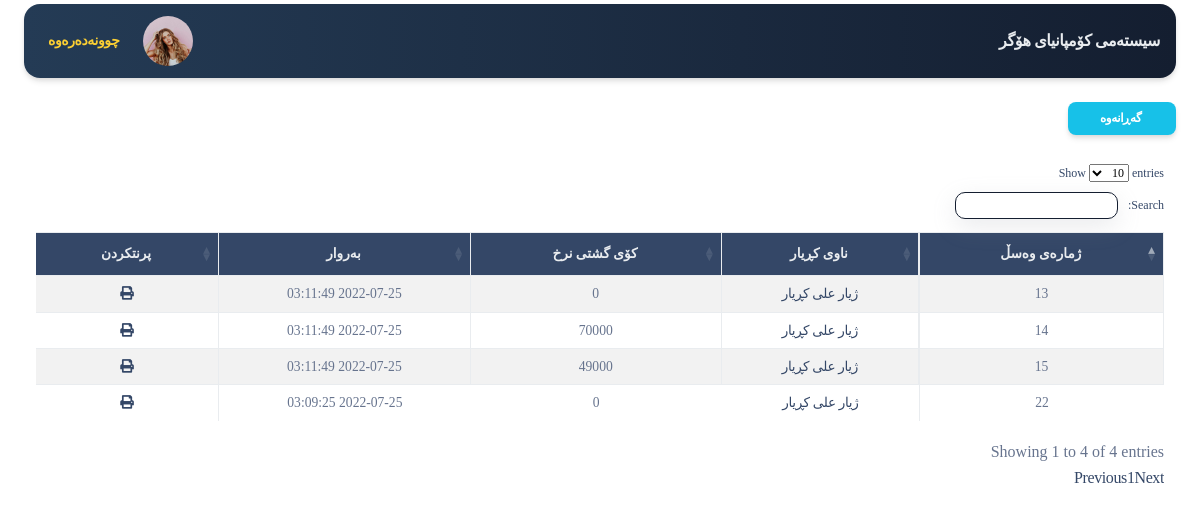
The page /app/sale_3alaf.php (signed in) on the database its author committed.
### tables this page shows
CREATE TABLE `system` (
  `id` int(11) NOT NULL,
  `name` text NOT NULL,
  `avatar` text NOT NULL
);

CREATE TABLE `invoice` (
  `id` int(11) NOT NULL,
  `date` timestamp NOT NULL DEFAULT current_timestamp() ON UPDATE current_timestamp(),
  `price` int(255) NOT NULL,
  `type` varchar(255) NOT NULL,
  `note` text NOT NULL,
  `status` int(11) NOT NULL DEFAULT 1,
  `dealer_id` int(255) NOT NULL,
  `customer_id` int(11) NOT NULL DEFAULT 1
);

CREATE TABLE `customer` (
  `id` int(11) NOT NULL,
  `name` varchar(255) NOT NULL,
  `phone` varchar(11) NOT NULL,
  `address` varchar(255) NOT NULL,
  `work_place` varchar(100) NOT NULL,
  `note` text NOT NULL,
  `currency_type` varchar(255) NOT NULL
);

### server/helper.php (called while the page is built, shortened)
<?php
include_once("conn.php");
?>
<?php
function getdata($sql) {
	global $conn;
	$get =  mysqli_query($conn,$sql);
	$result = mysqli_fetch_assoc($get);
	return $result;
}
function show($sql) {
	global $conn;
	$get =  mysqli_query($conn,$sql);
	$result=[];
	while ($row=mysqli_fetch_assoc($get)) {
		$result[]=$row;
	}
	return $result;
}

### app/sale_3alaf.php (the view, shortened to what this page needs)
<?php require_once('header.php'); ?>
<div class="container-fluid mt-4">
<a href="sale.php" class="btn btn-sm btn-info shadow" >
 گەڕانەوە
  </a>
</div>
<div class="container-fluid mt-2">
<div class="row m-auto" >
<div class="col-md-12">
  <div class="table-responsive">
<table id="example" class="table table-hover   table-striped table-bordered  text-center" dir="rtl" style="zoom:85%">
        <thead  class="bg-dark text-light">
            <tr>
                <th>ژمارەی وەسڵ</th>
                <th>ناوی کڕیار</th>
                <th>کۆی گشتی نرخ</th>
                <th>بەروار</th>
                <th>پرنتکردن</th>
            </tr>
        </thead>
        <tbody>
<?php
                 $invoiceList =show("SELECT * from invoice WHERE type='sale_3alaf' ORDER BY date DESC");
                 foreach($invoiceList as $invoiceDetails){
?>
       <tr>
          <td><?=$invoiceDetails['id']?></td>
          <td>
            <?php
              $dealer_id=$invoiceDetails['customer_id'];
              $getdealer = getdata(" SELECT * FROM customer WHERE id='$dealer_id' ");
                    if(!empty($getdealer)){
              ?>
            <a href="customer_detail.php?id=<?=$getdealer['id']?>">
                <?=$getdealer['name']?>
             </a>
            <?php } ?>
        </td>
          <td><?=$invoiceDetails['price']?></td>
          <td><?=$invoiceDetails['date']?></td>
          <td><a href="print_invoice.php?print_type=sale_3alaf&&invoice_id=<?=$invoiceDetails['id']?>"><i class="fa fa-print"></i></a></td>
      </tr>
<?php
}
?>
        </tbody>
    </table>
    </div>
 </div>
</div>
<?php require_once('footer.php'); ?>

### app/header.php (shortened to what this page needs)
<?php
require_once('../server/helper.php') ;
  ?>
<!DOCTYPE html>
<html dir="rtl">
<head>
  <link href="../assets/css/nucleo-icons.css" rel="stylesheet" />
  <link href="../assets/css/nucleo-svg.css" rel="stylesheet" />
  <link href="../assets/font-awesome/all.css" rel="stylesheet" />
  <link href="../assets/css/nucleo-svg.css" rel="stylesheet" />
  <link id="pagestyle" href="../assets/css/soft-ui-dashboard.css?v=1.0.3" rel="stylesheet" />
  <link id="pagestyle" href="../assets/css/style.css" rel="stylesheet" />
  <link rel="stylesheet" href="../assets/css/datatables.css">
  <link rel="stylesheet" href="../assets/css/datatables.min.css">
</head>
<body class="g-sidenav-show">
<?php
if (!isset($_GET['print_type'])) {
?>
  <main class="main-content position-relative max-height-vh-100 h-100 mt-1 border-radius-lg ">
    <nav class="navbar navbar-main navbar-expand-lg px-0 mx-4 shadow bg-first border-radius-xl" id="navbarBlur" navbar-scroll="true">
      <div class="container-fluid py-1 px-3">
      <nav aria-label="breadcrumb">
        <?php $select = show(" SELECT * FROM system ");
      foreach($select as $row) {
          $name = $row['name'];
?>
          <a href="index.php" class="font-weight-bolder mb-0 text-light">  <?=$name;?> </a>
          <?php }  ?>
        </nav>
        <div class="collapse navbar-collapse" dir="ltr" id="navbar">
          <ul class="navbar-nav" dir="rtl" >
            <li class="nav-item px-3 d-flex align-items-center">
              <a href="profile.php" class="nav-link text-body p-0 ">
              <img src="../assets/img/pro/team-1.jpg" width="50" class="img-fluid rounded-circle " alt="">
              </a>
            </li>
            <li class="nav-item d-flex align-items-center">
              <a href="logout.php" class="nav-link text-body font-weight-bold px-0">
                <span class="d-sm-inline p-2 text-warning">چوونەدەرەوە</span>
              </a>
            </li>
              </ul>
        </div>
      </div>
    </nav>
    <?php } ?>

### assets/css/style.css (style rules this page uses)
* { margin: 0px; padding: 0px; font-family: 'Speda-Regular'; }
body { font-family: 'Speda-Regular'; }
table tr th { text-align-last: center !important; }
.bg-first { background: #141E30; background: -webkit-linear-gradient(to right, #243B55, #141E30); background: linear-gradient(to right, #243B55, #141E30); color: aliceblue; }

### rows shown on the page
system: name "سیستەمی کۆمپانیای هۆگر"
invoice: id "13", customer.name "ژیار علی کڕیار", price "0", date "2022-07-25 03:11:49"
invoice: id "14", customer.name "ژیار علی کڕیار", price "70000", date "2022-07-25 03:11:49"
invoice: id "15", customer.name "ژیار علی کڕیار", price "49000", date "2022-07-25 03:11:49"
invoice: id "22", customer.name "ژیار علی کڕیار", price "0", date "2022-07-25 03:09:25"
